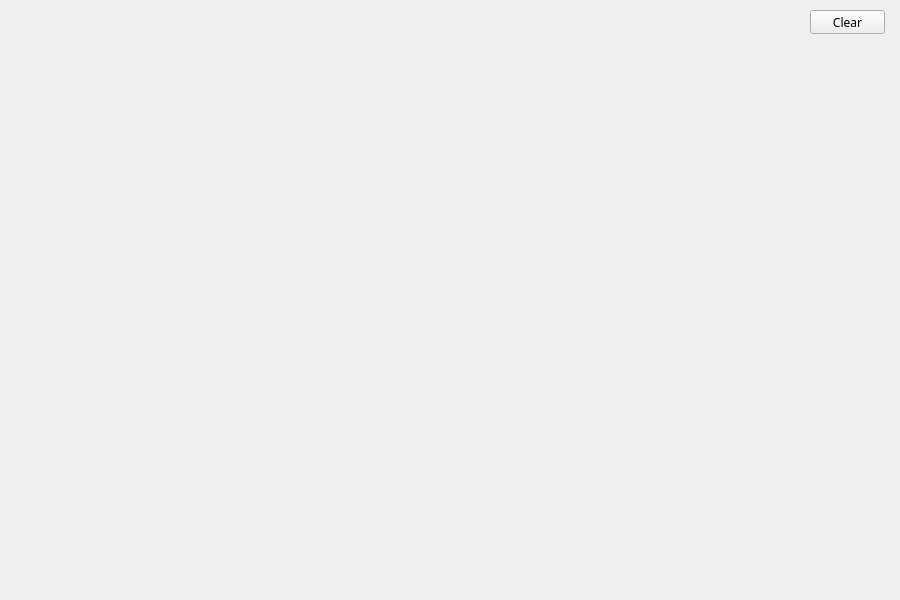
<?xml version="1.0" encoding="UTF-8"?>
<ui version="4.0">
 <class>MainWindow</class>
 <widget class="QMainWindow" name="MainWindow">
  <property name="geometry">
   <rect>
    <x>0</x>
    <y>0</y>
    <width>900</width>
    <height>600</height>
   </rect>
  </property>
  <property name="windowTitle">
   <string>MainWindow</string>
  </property>
  <widget class="QWidget" name="centralwidget">
   <property name="font">
    <font>
     <family>JetBrains Mono</family>
    </font>
   </property>
   <widget class="QWidget" name="widget" native="true">
    <property name="geometry">
     <rect>
      <x>0</x>
      <y>0</y>
      <width>800</width>
      <height>600</height>
     </rect>
    </property>
    <property name="font">
     <font>
      <family>JetBrains Mono</family>
     </font>
    </property>
   </widget>
   <widget class="QPushButton" name="goButton">
    <property name="geometry">
     <rect>
      <x>810</x>
      <y>10</y>
      <width>75</width>
      <height>24</height>
     </rect>
    </property>
    <property name="text">
     <string>Clear</string>
    </property>
   </widget>
   <zorder>widget</zorder>
   <zorder>goButton</zorder>
  </widget>
 </widget>
 <resources/>
 <connections/>
</ui>
